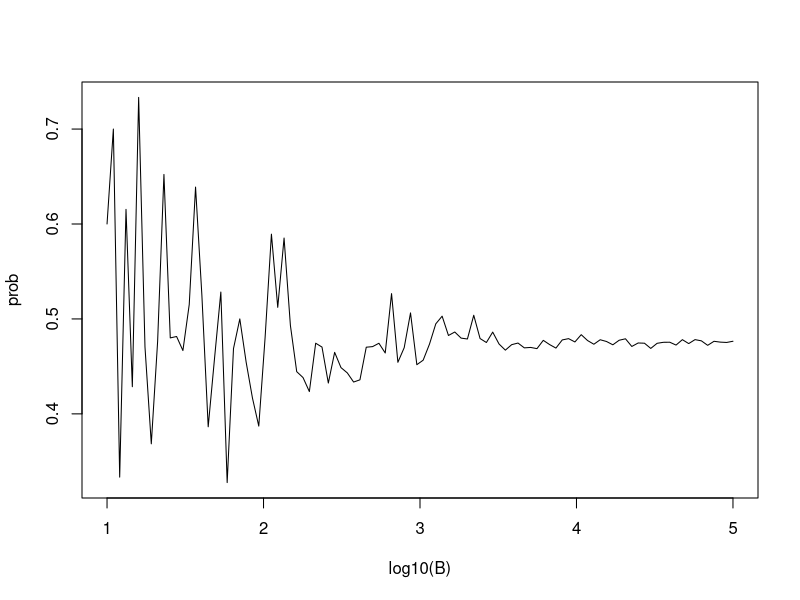

Generate this figure with R:
# how large monte carlo sample size is large enough

B <- 10^seq(1, 5, len = 100)    # defines vector of many B values
compute_prob <- function(B, n = 22){    # function to run Monte Carlo simulation with each B
  same_day <- replicate(B, {
    bdays <- sample(1:365, n, replace = TRUE)
    any(duplicated(bdays))
  })
  mean(same_day)
}

prob <- sapply(B, compute_prob)    # apply compute_prob to many values of B
plot(log10(B), prob, type = "l")    # plot a line graph of estimates 

# the line stabalizes as the sample size gets bigger